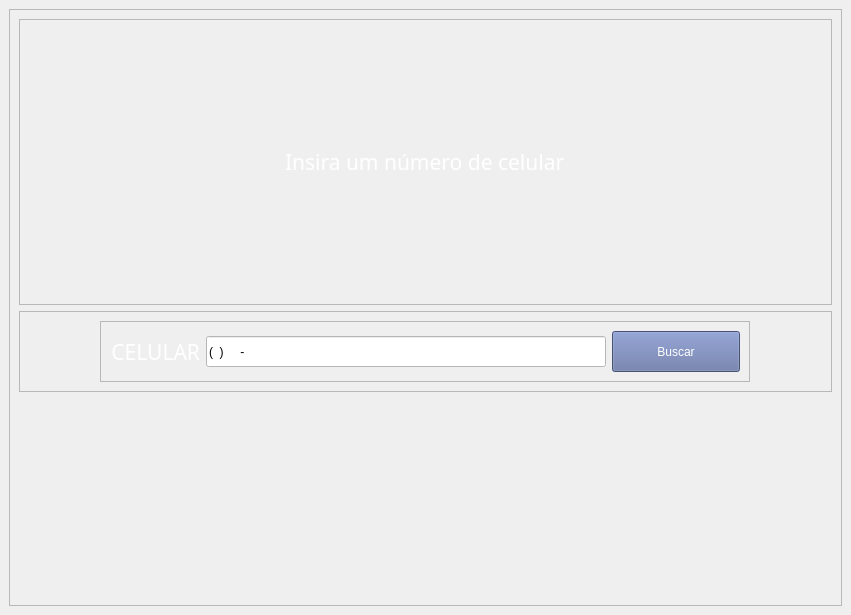
<?xml version="1.0" encoding="UTF-8"?>
<ui version="4.0">
 <class>StackedWidget</class>
 <widget class="QStackedWidget" name="StackedWidget">
  <property name="geometry">
   <rect>
    <x>0</x>
    <y>0</y>
    <width>851</width>
    <height>615</height>
   </rect>
  </property>
  <property name="windowTitle">
   <string>StackedWidget</string>
  </property>
  <widget class="QWidget" name="page">
   <layout class="QVBoxLayout" name="verticalLayout">
    <item>
     <widget class="QFrame" name="frame_2">
      <property name="frameShape">
       <enum>QFrame::StyledPanel</enum>
      </property>
      <property name="frameShadow">
       <enum>QFrame::Raised</enum>
      </property>
      <layout class="QVBoxLayout" name="verticalLayout_2">
       <item>
        <widget class="QFrame" name="frame_3">
         <property name="maximumSize">
          <size>
           <width>16777215</width>
           <height>16777215</height>
          </size>
         </property>
         <property name="frameShape">
          <enum>QFrame::StyledPanel</enum>
         </property>
         <property name="frameShadow">
          <enum>QFrame::Raised</enum>
         </property>
         <layout class="QVBoxLayout" name="verticalLayout_3">
          <item alignment="Qt::AlignHCenter|Qt::AlignVCenter">
           <widget class="QLabel" name="label">
            <property name="font">
             <font>
              <family>Century Gothic</family>
              <pointsize>16</pointsize>
             </font>
            </property>
            <property name="styleSheet">
             <string notr="true">color: rgb(255, 255, 255);</string>
            </property>
            <property name="text">
             <string>Insira um número de celular</string>
            </property>
           </widget>
          </item>
         </layout>
        </widget>
       </item>
       <item alignment="Qt::AlignTop">
        <widget class="QFrame" name="frame">
         <property name="frameShape">
          <enum>QFrame::StyledPanel</enum>
         </property>
         <property name="frameShadow">
          <enum>QFrame::Raised</enum>
         </property>
         <layout class="QVBoxLayout" name="verticalLayout_4">
          <item alignment="Qt::AlignHCenter">
           <widget class="QFrame" name="frame_4">
            <property name="frameShape">
             <enum>QFrame::StyledPanel</enum>
            </property>
            <property name="frameShadow">
             <enum>QFrame::Raised</enum>
            </property>
            <layout class="QHBoxLayout" name="horizontalLayout">
             <item alignment="Qt::AlignRight">
              <widget class="QLabel" name="le_celular_label">
               <property name="minimumSize">
                <size>
                 <width>90</width>
                 <height>31</height>
                </size>
               </property>
               <property name="maximumSize">
                <size>
                 <width>16777215</width>
                 <height>16777215</height>
                </size>
               </property>
               <property name="font">
                <font>
                 <family>Century Gothic</family>
                 <pointsize>16</pointsize>
                 <italic>false</italic>
                 <bold>false</bold>
                </font>
               </property>
               <property name="styleSheet">
                <string notr="true">color: rgb(255, 255, 255);
font: 16pt &quot;Century Gothic&quot;;</string>
               </property>
               <property name="text">
                <string>CELULAR</string>
               </property>
               <property name="alignment">
                <set>Qt::AlignRight|Qt::AlignTrailing|Qt::AlignVCenter</set>
               </property>
              </widget>
             </item>
             <item alignment="Qt::AlignHCenter">
              <widget class="QLineEdit" name="le_celular">
               <property name="minimumSize">
                <size>
                 <width>400</width>
                 <height>31</height>
                </size>
               </property>
               <property name="maximumSize">
                <size>
                 <width>16777215</width>
                 <height>16777215</height>
                </size>
               </property>
               <property name="autoFillBackground">
                <bool>false</bool>
               </property>
               <property name="styleSheet">
                <string notr="true">background-color: rgb(255, 255, 255);
font: 16pt &quot;Century Gothic&quot;;</string>
               </property>
               <property name="inputMethodHints">
                <set>Qt::ImhDigitsOnly</set>
               </property>
               <property name="inputMask">
                <string>(00)00000-0000</string>
               </property>
               <property name="maxLength">
                <number>14</number>
               </property>
               <property name="placeholderText">
                <string/>
               </property>
              </widget>
             </item>
             <item alignment="Qt::AlignHCenter">
              <widget class="QPushButton" name="delete_btn_2">
               <property name="minimumSize">
                <size>
                 <width>128</width>
                 <height>41</height>
                </size>
               </property>
               <property name="maximumSize">
                <size>
                 <width>200</width>
                 <height>16777215</height>
                </size>
               </property>
               <property name="styleSheet">
                <string notr="true">font: 11pt &quot;Century Gothic&quot;;
background-color: rgb(98, 114, 164);
color: rgb(255, 255, 255);</string>
               </property>
               <property name="text">
                <string>Buscar</string>
               </property>
              </widget>
             </item>
            </layout>
           </widget>
          </item>
         </layout>
        </widget>
       </item>
      </layout>
     </widget>
    </item>
   </layout>
  </widget>
 </widget>
 <resources/>
 <connections/>
</ui>
